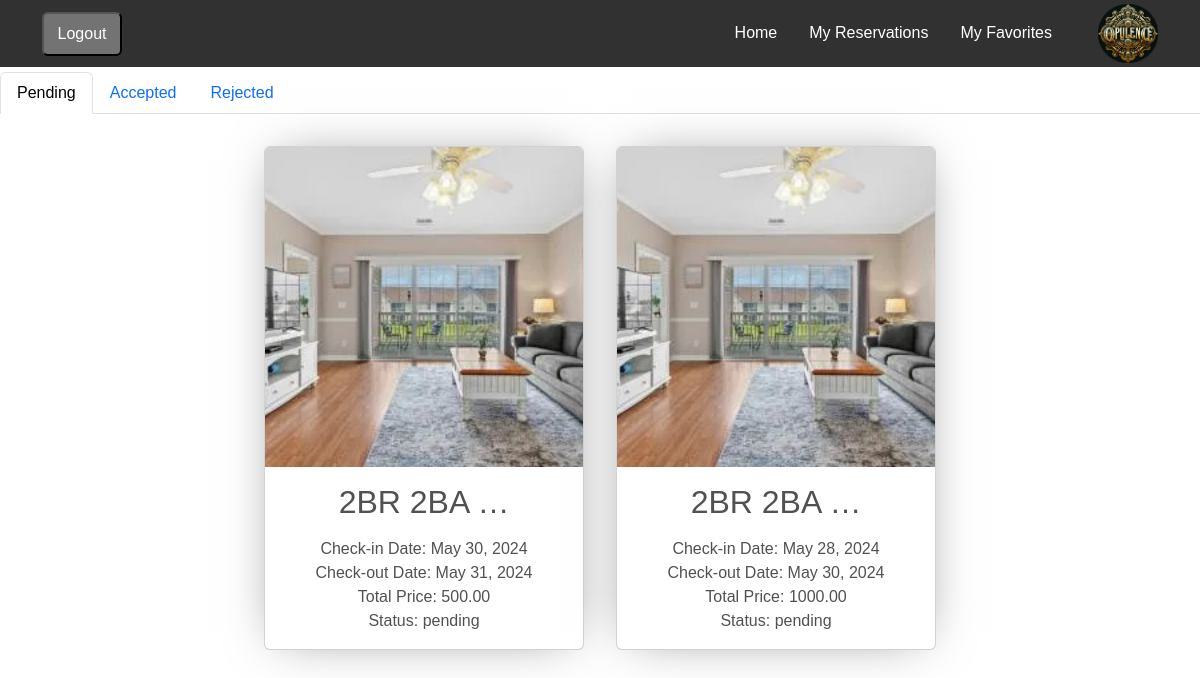
Page /res/ (signed in) on the earlier database version.
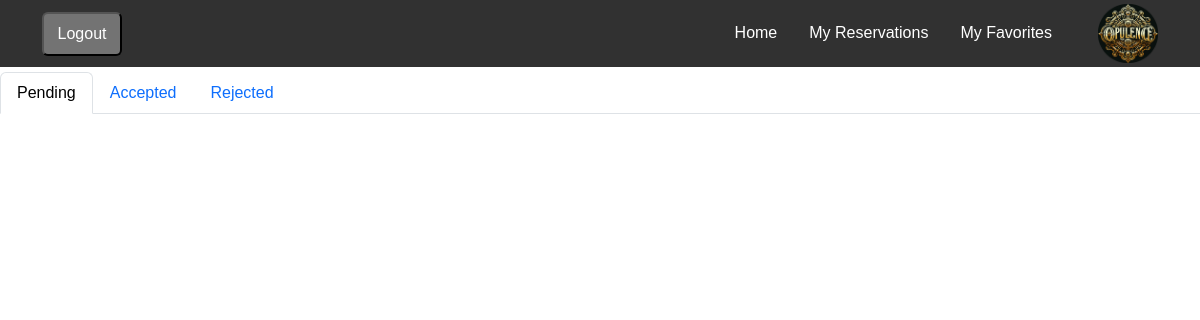
Same page on the later database version.
### reservations/models.py (models this page shows, shortened)
class Reservation(models.Model):
    user = models.ForeignKey(settings.AUTH_USER_MODEL, null=True, blank=True, on_delete=models.CASCADE)
    apartment = models.ForeignKey(Apartment, on_delete=models.CASCADE)
    check_in_date = models.DateField()
    check_out_date = models.DateField()
    total_price = models.DecimalField(max_digits=10, decimal_places=2)
    reservation_status = models.ForeignKey(ReservationStatus, on_delete=models.CASCADE,default=1)

class ReservationStatus(models.Model):
    status_name = models.CharField(max_length=100, unique=True)
    def __str__(self):
        return self.status_name

### apartments/models.py (models this page shows, shortened)
class Apartment(models.Model):
    category = models.ForeignKey(Category, on_delete=models.CASCADE)
    country=models.ForeignKey(Country,on_delete=models.SET_NULL,null=True,blank=True)
    city = models.ForeignKey(City, on_delete=models.CASCADE,null=True)
    actual_address=models.CharField(max_length=255,null=True)
    maps_link=models.CharField(max_length=255,null=True)
    apt_name = models.CharField(max_length=255)
    description = models.TextField()
    cover_image=models.ImageField(upload_to='covers/',null=True)
    district = models.CharField(max_length=30,null=True)
    is_active = models.BooleanField(default=True)
    is_booked = models.BooleanField(default=False)
    rooms = models.IntegerField(null=True)
    beds = models.IntegerField(null=True)
    bath_rooms = models.IntegerField(null=True)
    wifi = models.BooleanField(default=False)
    tv = models.BooleanField(default=False)
    price_per_night = models.DecimalField(max_digits=10, decimal_places=2)
    user = models.ForeignKey(settings.AUTH_USER_MODEL, null=True, blank=True, on_delete=models.CASCADE)
    created_at = models.DateTimeField(auto_now_add=True,null=True)
    updated_at = models.DateTimeField(auto_now=True,null=True)

### reservations/views.py (the view)
# urls.py: path("", ReservationListView.as_view(), name='list-reserv'),
class ReservationListView(LoginRequiredMixin, ListView):
    model = Reservation
    template_name = 'reservations/list_res.html'
    context_object_name = 'reservations'
    def get_queryset(self):
        return Reservation.objects.filter(user=self.request.user).order_by('-check_in_date')

### templates/reservations/list_res.html (shortened to what this page needs)
{% extends "main_base.html" %}
{% load static %}
{% block content %}
  <h1 class="mb-4">Your Reservations</h1>
  <ul class="nav nav-tabs" id="reservationTabs" role="tablist">
    <li class="nav-item">
      <a class="nav-link active" id="pending-tab" data-toggle="tab" href="#pending" role="tab" aria-controls="pending" aria-selected="true">Pending</a>
    </li>
    <li class="nav-item">
      <a class="nav-link" id="accepted-tab" data-toggle="tab" href="#accepted" role="tab" aria-controls="accepted" aria-selected="false">Accepted</a>
    </li>
    <li class="nav-item">
      <a class="nav-link" id="rejected-tab" data-toggle="tab" href="#rejected" role="tab" aria-controls="rejected" aria-selected="false">Rejected</a>
    </li>
  </ul>
  <div class="tab-content" id="reservationTabContent">
    <div class="tab-pane fade show active" id="pending" role="tabpanel" aria-labelledby="pending-tab">
      <div class="row">
        <ul class="card-list">
          {% for reservation in reservations %}
          {% if reservation.reservation_status_id == 1 %}
          <li class="card">
            <a
              class="card-image"
              href="{% url 'detail-reserv' reservation.pk  %}"
              style="background-image: url({{ reservation.apartment.cover_image.url }});"
              data-image-full="{{ reservation.apartment.cover_image.url }}"
            >
            </a>
            <a
              class="card-description"
              href="{% url 'detail-reserv' reservation.pk  %}"
            >
              <h2>{{ reservation.apartment.apt_name|truncatewords:2 }}</h2>
              <p class="card-text">Check-in Date: {{ reservation.check_in_date }}</p>
                  <p class="card-text">Check-out Date: {{ reservation.check_out_date }}</p>
                  <p class="card-text">Total Price: {{ reservation.total_price }}</p>
                  <p class="card-text">Status: {{ reservation.reservation_status }}</p>
            </a>
          </li>
          {% endif %}
          {% endfor %}
        </ul>
      </div>
    </div>
  </div>
{% endblock content %}

Differences in the rows shown:
no longer on this page (row edited): Reservation: apartment.cover_image (picture), apartment.apt_name "2BR 2BA …", check_in_date "May 30, 2024", check_out_date "May 31, 2024", total_price "500.00", reservation_status "pending"
no longer on this page (row edited): Reservation: apartment.cover_image (picture), apartment.apt_name "2BR 2BA …", check_in_date "May 28, 2024", check_out_date "May 30, 2024", total_price "1000.00", reservation_status "pending"
